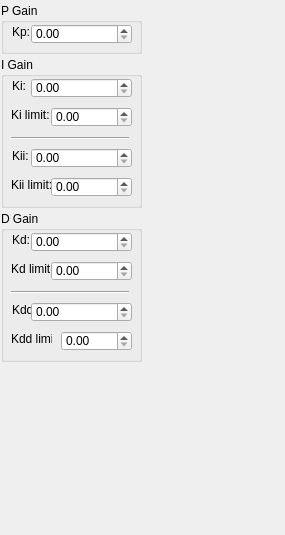
<?xml version="1.0" encoding="UTF-8"?>
<ui version="4.0">
 <class>Form</class>
 <widget class="QWidget" name="Form">
  <property name="geometry">
   <rect>
    <x>0</x>
    <y>0</y>
    <width>285</width>
    <height>535</height>
   </rect>
  </property>
  <property name="windowTitle">
   <string>Form</string>
  </property>
  <widget class="QWidget" name="layoutWidget">
   <property name="geometry">
    <rect>
     <x>0</x>
     <y>0</y>
     <width>143</width>
     <height>367</height>
    </rect>
   </property>
   <layout class="QGridLayout" name="gridLayout">
    <property name="spacing">
     <number>0</number>
    </property>
    <item row="1" column="0">
     <widget class="QGroupBox" name="groupBox_2">
      <property name="minimumSize">
       <size>
        <width>141</width>
        <height>151</height>
       </size>
      </property>
      <property name="maximumSize">
       <size>
        <width>141</width>
        <height>151</height>
       </size>
      </property>
      <property name="title">
       <string>I Gain</string>
      </property>
      <widget class="QDoubleSpinBox" name="KiBox">
       <property name="geometry">
        <rect>
         <x>30</x>
         <y>21</y>
         <width>101</width>
         <height>20</height>
        </rect>
       </property>
       <property name="maximum">
        <double>100000.000000000000000</double>
       </property>
      </widget>
      <widget class="QLabel" name="label_3">
       <property name="geometry">
        <rect>
         <x>11</x>
         <y>21</y>
         <width>19</width>
         <height>16</height>
        </rect>
       </property>
       <property name="text">
        <string>Ki: </string>
       </property>
      </widget>
      <widget class="QLabel" name="label_4">
       <property name="geometry">
        <rect>
         <x>10</x>
         <y>50</y>
         <width>41</width>
         <height>16</height>
        </rect>
       </property>
       <property name="text">
        <string>Ki limit: </string>
       </property>
      </widget>
      <widget class="QDoubleSpinBox" name="KiLimBox">
       <property name="geometry">
        <rect>
         <x>50</x>
         <y>50</y>
         <width>81</width>
         <height>20</height>
        </rect>
       </property>
       <property name="maximum">
        <double>100000.000000000000000</double>
       </property>
      </widget>
      <widget class="Line" name="line">
       <property name="geometry">
        <rect>
         <x>10</x>
         <y>80</y>
         <width>118</width>
         <height>3</height>
        </rect>
       </property>
       <property name="orientation">
        <enum>Qt::Horizontal</enum>
       </property>
      </widget>
      <widget class="QLabel" name="label_5">
       <property name="geometry">
        <rect>
         <x>11</x>
         <y>91</y>
         <width>19</width>
         <height>16</height>
        </rect>
       </property>
       <property name="text">
        <string>Kii: </string>
       </property>
      </widget>
      <widget class="QLabel" name="label_6">
       <property name="geometry">
        <rect>
         <x>10</x>
         <y>120</y>
         <width>41</width>
         <height>16</height>
        </rect>
       </property>
       <property name="text">
        <string>Kii limit: </string>
       </property>
      </widget>
      <widget class="QDoubleSpinBox" name="KiiLimBox">
       <property name="geometry">
        <rect>
         <x>50</x>
         <y>120</y>
         <width>81</width>
         <height>20</height>
        </rect>
       </property>
       <property name="maximum">
        <double>100000.000000000000000</double>
       </property>
      </widget>
      <widget class="QDoubleSpinBox" name="KiiBox">
       <property name="geometry">
        <rect>
         <x>30</x>
         <y>91</y>
         <width>101</width>
         <height>20</height>
        </rect>
       </property>
       <property name="maximum">
        <double>100000.000000000000000</double>
       </property>
      </widget>
     </widget>
    </item>
    <item row="0" column="0">
     <widget class="QGroupBox" name="groupBox">
      <property name="minimumSize">
       <size>
        <width>141</width>
        <height>51</height>
       </size>
      </property>
      <property name="maximumSize">
       <size>
        <width>141</width>
        <height>51</height>
       </size>
      </property>
      <property name="title">
       <string>P Gain</string>
      </property>
      <widget class="QDoubleSpinBox" name="KpBox">
       <property name="geometry">
        <rect>
         <x>30</x>
         <y>21</y>
         <width>101</width>
         <height>20</height>
        </rect>
       </property>
       <property name="maximum">
        <double>100000.000000000000000</double>
       </property>
      </widget>
      <widget class="QLabel" name="label">
       <property name="geometry">
        <rect>
         <x>11</x>
         <y>21</y>
         <width>19</width>
         <height>16</height>
        </rect>
       </property>
       <property name="text">
        <string>Kp: </string>
       </property>
      </widget>
     </widget>
    </item>
    <item row="2" column="0">
     <widget class="QGroupBox" name="groupBox_3">
      <property name="minimumSize">
       <size>
        <width>141</width>
        <height>151</height>
       </size>
      </property>
      <property name="maximumSize">
       <size>
        <width>141</width>
        <height>151</height>
       </size>
      </property>
      <property name="title">
       <string>D Gain</string>
      </property>
      <widget class="QDoubleSpinBox" name="KdBox">
       <property name="geometry">
        <rect>
         <x>30</x>
         <y>21</y>
         <width>101</width>
         <height>20</height>
        </rect>
       </property>
       <property name="maximum">
        <double>100000.000000000000000</double>
       </property>
      </widget>
      <widget class="QLabel" name="label_7">
       <property name="geometry">
        <rect>
         <x>11</x>
         <y>21</y>
         <width>19</width>
         <height>16</height>
        </rect>
       </property>
       <property name="text">
        <string>Kd: </string>
       </property>
      </widget>
      <widget class="QLabel" name="label_8">
       <property name="geometry">
        <rect>
         <x>10</x>
         <y>50</y>
         <width>41</width>
         <height>16</height>
        </rect>
       </property>
       <property name="text">
        <string>Kd limit: </string>
       </property>
      </widget>
      <widget class="QDoubleSpinBox" name="KdLimBox">
       <property name="geometry">
        <rect>
         <x>50</x>
         <y>50</y>
         <width>81</width>
         <height>20</height>
        </rect>
       </property>
       <property name="maximum">
        <double>100000.000000000000000</double>
       </property>
      </widget>
      <widget class="Line" name="line_2">
       <property name="geometry">
        <rect>
         <x>10</x>
         <y>80</y>
         <width>118</width>
         <height>3</height>
        </rect>
       </property>
       <property name="orientation">
        <enum>Qt::Horizontal</enum>
       </property>
      </widget>
      <widget class="QLabel" name="label_9">
       <property name="geometry">
        <rect>
         <x>11</x>
         <y>91</y>
         <width>19</width>
         <height>16</height>
        </rect>
       </property>
       <property name="text">
        <string>Kdd: </string>
       </property>
      </widget>
      <widget class="QLabel" name="label_10">
       <property name="geometry">
        <rect>
         <x>10</x>
         <y>120</y>
         <width>41</width>
         <height>16</height>
        </rect>
       </property>
       <property name="text">
        <string>Kdd limit: </string>
       </property>
      </widget>
      <widget class="QDoubleSpinBox" name="KddLimBox">
       <property name="geometry">
        <rect>
         <x>60</x>
         <y>120</y>
         <width>71</width>
         <height>20</height>
        </rect>
       </property>
       <property name="maximum">
        <double>100000.000000000000000</double>
       </property>
      </widget>
      <widget class="QDoubleSpinBox" name="KddBox">
       <property name="geometry">
        <rect>
         <x>30</x>
         <y>91</y>
         <width>101</width>
         <height>20</height>
        </rect>
       </property>
       <property name="maximum">
        <double>100000.000000000000000</double>
       </property>
      </widget>
     </widget>
    </item>
   </layout>
  </widget>
 </widget>
 <resources/>
 <connections/>
</ui>
